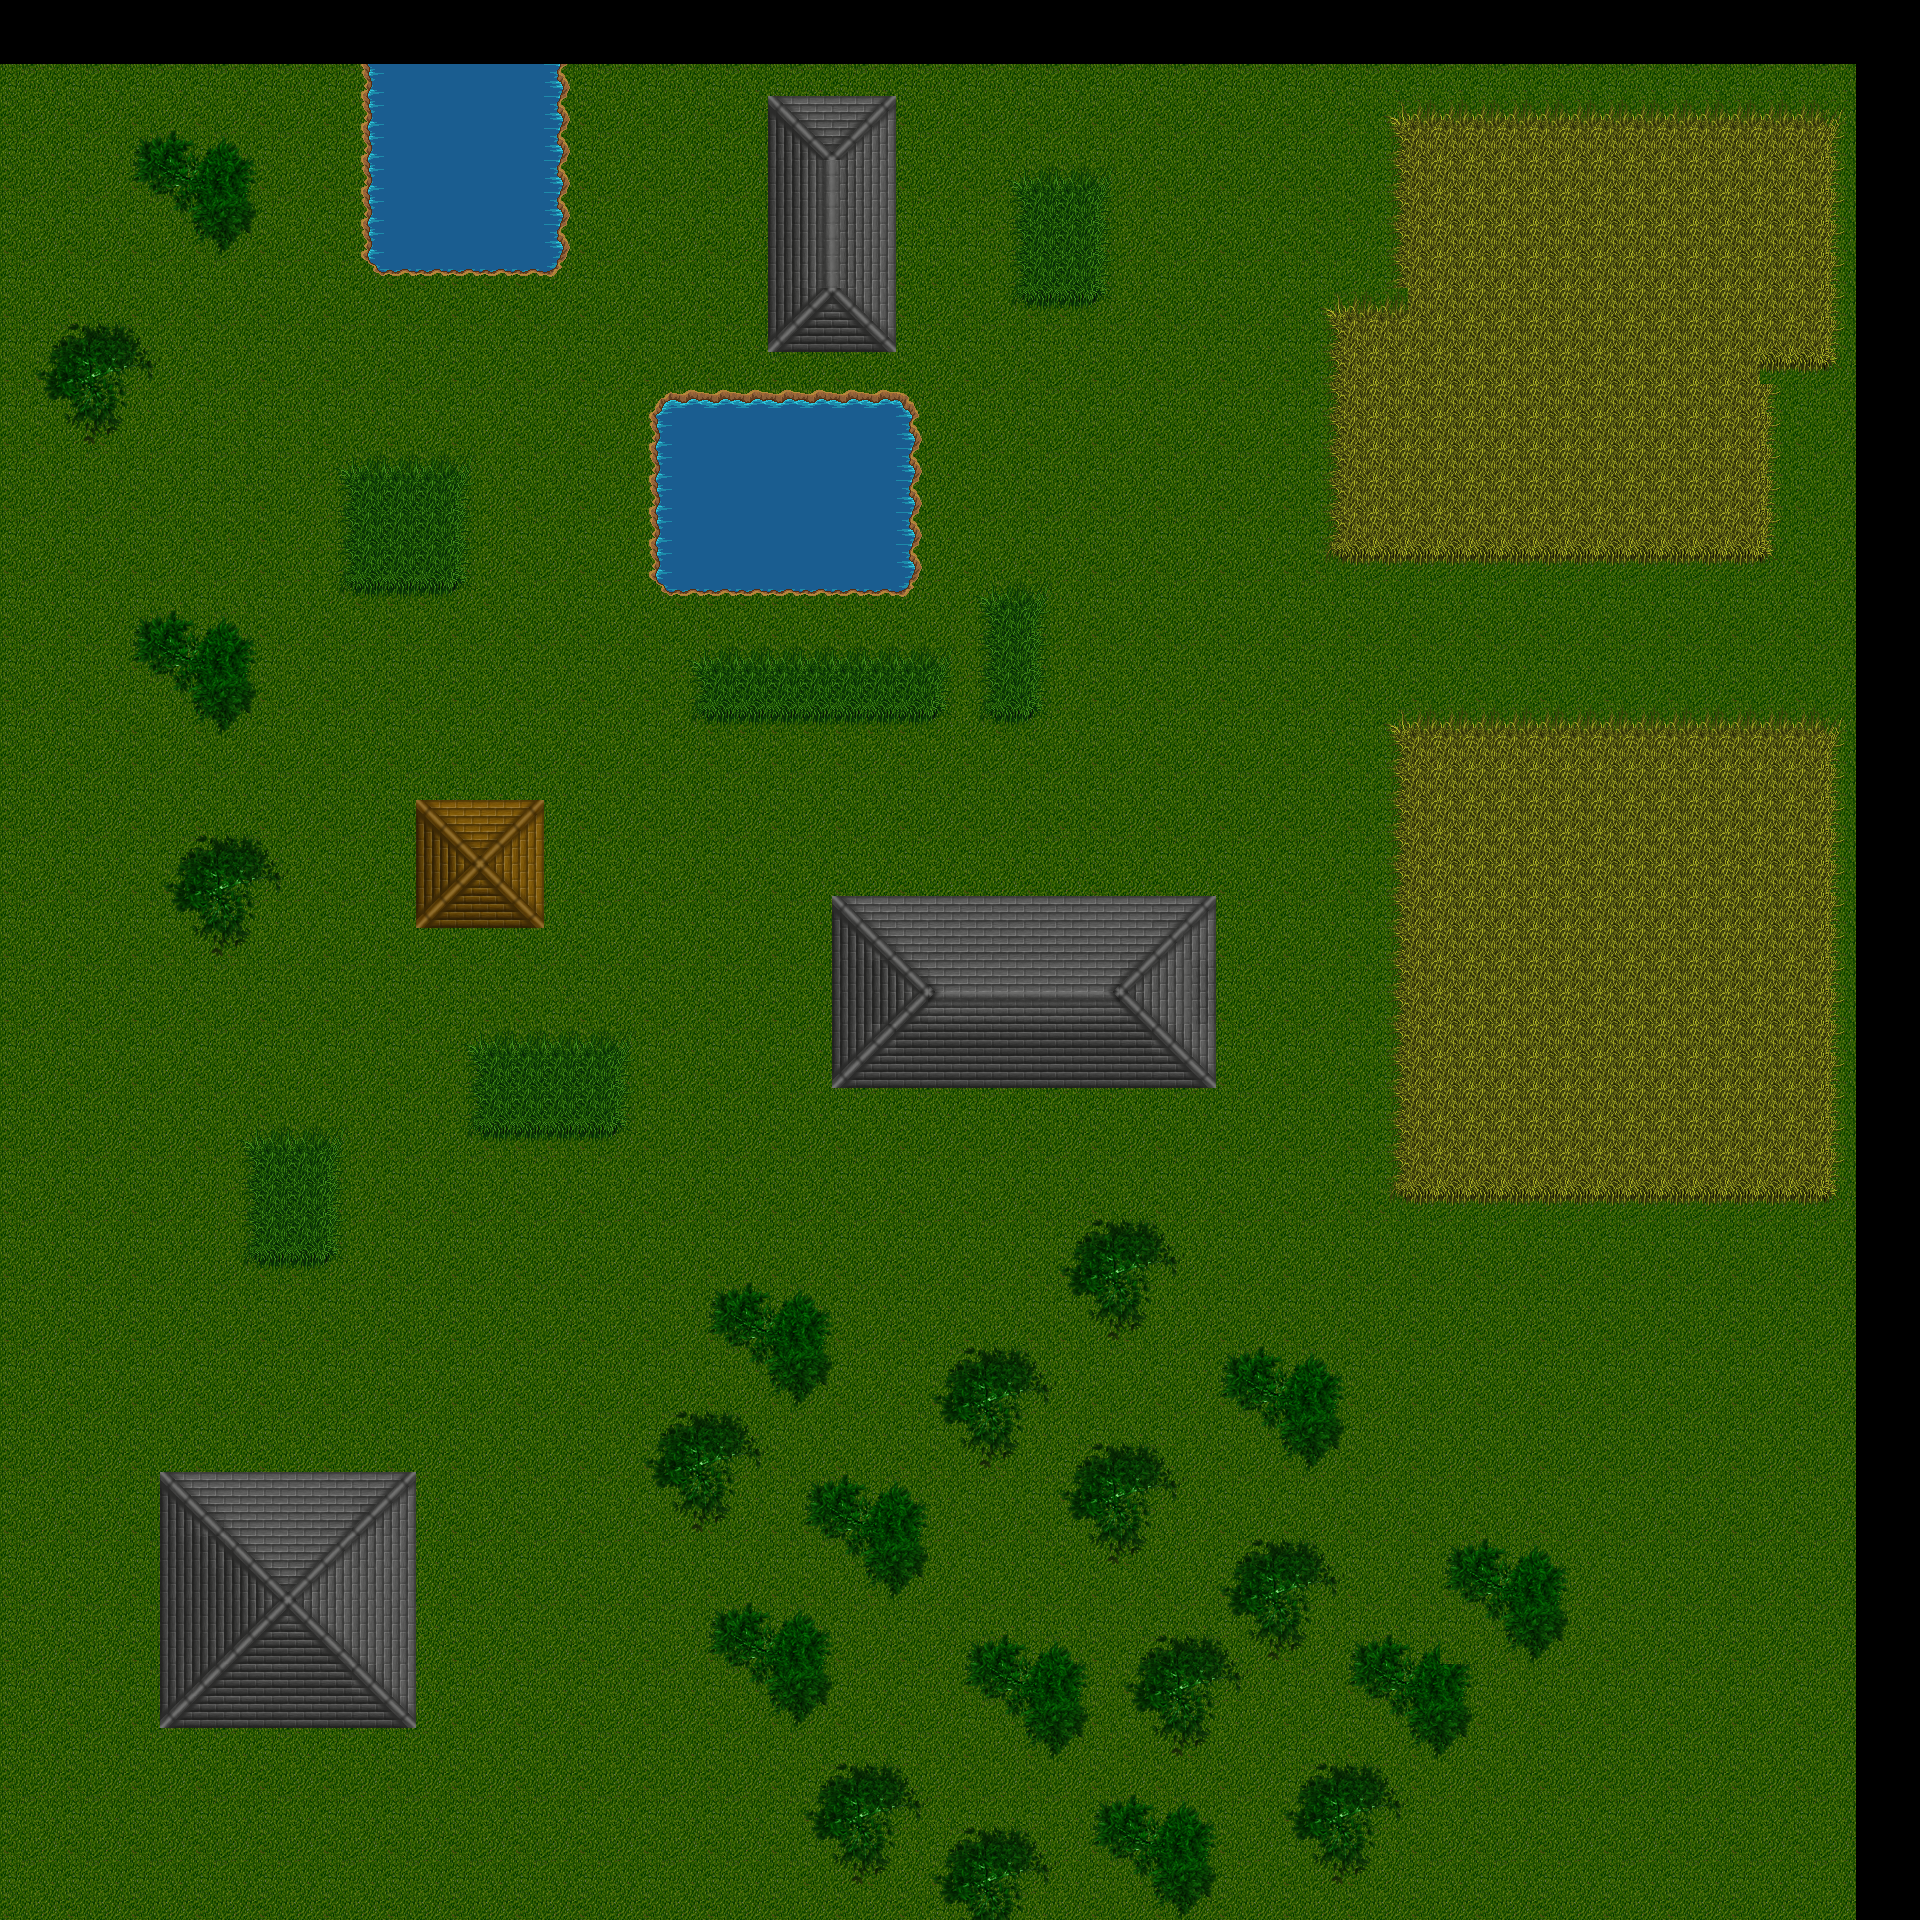

A 2D game scene composited from a Tiled map and its tileset images. What follows is a short description and the map's XML, with each tile layer's data collapsed to a summary:
An orthogonal 60x60 tile map with 32x32 px tiles, 1 tile layer (ground).

<map version="1.0" orientation="orthogonal" width="60" height="60" tilewidth="32" tileheight="32">
 <tileset firstgid="1" name="tileset" tilewidth="32" tileheight="32">
  <image source="tileset.png" width="512" height="832" />
  <tile id="0" terrain="0,0,0,2" />
  <tile id="1" terrain="0,0,2,2" />
  <tile id="2" terrain="0,0,2,0" />
  <tile id="3" terrain="0,0,0,0">
   <properties>
    <property name="grass" value="1" />
   </properties>
  </tile>
  <tile id="4" terrain="0,0,0,0">
   <properties>
    <property name="grass" value="1" />
   </properties>
  </tile>
  <tile id="5" terrain="1,1,1,1">
   <properties>
    <property name="concrete" value="1" />
   </properties>
  </tile>
  <tile id="6" terrain="1,1,1,1">
   <properties>
    <property name="concrete" value="1" />
   </properties>
  </tile>
  <tile id="11" terrain="0,0,0,4" />
  <tile id="12" terrain="0,0,4,4" />
  <tile id="13" terrain="0,0,4,0" />
  <tile id="16" terrain="0,2,0,2" />
  <tile id="17" terrain="2,2,2,2">
   <properties>
    <property name="water" value="1" />
   </properties>
  </tile>
  <tile id="18" terrain="2,0,2,0" />
  <tile id="19" terrain="0,0,0,0">
   <properties>
    <property name="grass" value="1" />
   </properties>
  </tile>
  <tile id="20" terrain="0,0,0,0">
   <properties>
    <property name="grass" value="1" />
   </properties>
  </tile>
  <tile id="21" terrain="1,1,1,1">
   <properties>
    <property name="concrete" value="1" />
   </properties>
  </tile>
  <tile id="22" terrain="1,1,1,1">
   <properties>
    <property name="concrete" value="1" />
   </properties>
  </tile>
  <tile id="27" terrain="0,4,0,4" />
  <tile id="28" terrain="4,4,4,4">
   <properties>
    <property name="field" value="1" />
   </properties>
  </tile>
  <tile id="29" terrain="4,0,4,0" />
  <tile id="32" terrain="0,2,0,0" />
  <tile id="33" terrain="2,2,0,0" />
  <tile id="34" terrain="2,0,0,0" />
  <tile id="43" terrain="0,4,0,0" />
  <tile id="44" terrain="4,4,0,0" />
  <tile id="45" terrain="4,0,0,0" />
  <tile id="48" terrain="0,0,0,3" />
  <tile id="49" terrain="0,0,3,3" />
  <tile id="50" terrain="0,0,3,0">
   <properties>
    <property name="mud" value="1" />
   </properties>
  </tile>
  <tile id="59" terrain="0,0,0,5" />
  <tile id="60" terrain="0,0,5,5" />
  <tile id="61" terrain="0,0,5,0" />
  <tile id="64" terrain="0,3,0,3" />
  <tile id="65" terrain="3,3,3,3">
   <properties>
    <property name="mud" value="1" />
   </properties>
  </tile>
  <tile id="66" terrain="3,0,3,0" />
  <tile id="75" terrain="0,5,0,5" />
  <tile id="76" terrain="5,5,5,5" />
  <tile id="77" terrain="5,0,5,0" />
  <tile id="80" terrain="0,3,0,0" />
  <tile id="81" terrain="3,3,0,0" />
  <tile id="82" terrain="3,0,0,0" />
  <tile id="91" terrain="0,5,0,0" />
  <tile id="92" terrain="5,5,0,0" />
  <tile id="93" terrain="5,0,0,0" />
 </tileset>
 <layer name="ground" width="60" height="60">
  <data>[3600 cells, 3364 non-empty, 120 distinct tile ids]</data>
 </layer>
</map>
